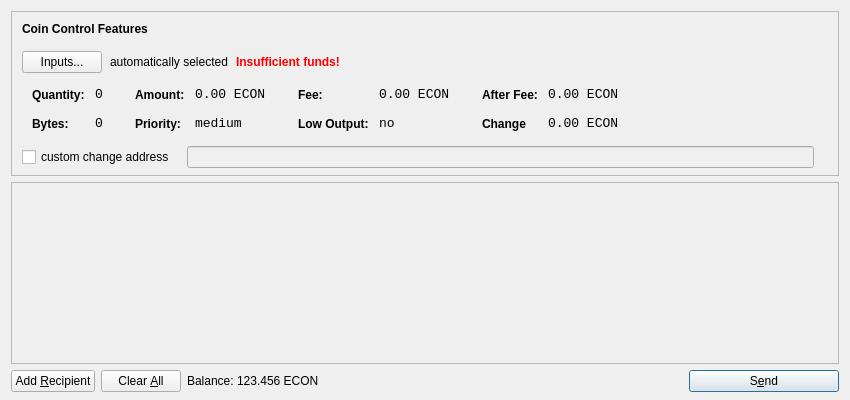
<?xml version="1.0" encoding="UTF-8"?>
<ui version="4.0">
 <class>SendCoinsDialog</class>
 <widget class="QDialog" name="SendCoinsDialog">
  <property name="geometry">
   <rect>
    <x>0</x>
    <y>0</y>
    <width>850</width>
    <height>400</height>
   </rect>
  </property>
  <property name="windowTitle">
   <string>Send Coins</string>
  </property>
  <layout class="QVBoxLayout" name="verticalLayout" stretch="0,1,0">
   <property name="bottomMargin">
    <number>8</number>
   </property>
   <item>
    <widget class="QFrame" name="frameCoinControl">
     <property name="sizePolicy">
      <sizepolicy hsizetype="Expanding" vsizetype="Expanding">
       <horstretch>0</horstretch>
       <verstretch>0</verstretch>
      </sizepolicy>
     </property>
     <property name="maximumSize">
      <size>
       <width>16777215</width>
       <height>16777215</height>
      </size>
     </property>
     <property name="frameShape">
      <enum>QFrame::StyledPanel</enum>
     </property>
     <property name="frameShadow">
      <enum>QFrame::Sunken</enum>
     </property>
     <layout class="QVBoxLayout" name="verticalLayoutCoinControl2">
      <property name="spacing">
       <number>-1</number>
      </property>
      <property name="leftMargin">
       <number>0</number>
      </property>
      <property name="topMargin">
       <number>0</number>
      </property>
      <property name="rightMargin">
       <number>0</number>
      </property>
      <property name="bottomMargin">
       <number>6</number>
      </property>
      <item>
       <layout class="QVBoxLayout" name="verticalLayoutCoinControl" stretch="0,0,0,0,1">
        <property name="spacing">
         <number>0</number>
        </property>
        <property name="leftMargin">
         <number>10</number>
        </property>
        <property name="topMargin">
         <number>10</number>
        </property>
        <item>
         <layout class="QHBoxLayout" name="horizontalLayoutCoinControl1">
          <property name="bottomMargin">
           <number>15</number>
          </property>
          <item>
           <widget class="QLabel" name="labelCoinControlFeatures">
            <property name="sizePolicy">
             <sizepolicy hsizetype="Preferred" vsizetype="Maximum">
              <horstretch>0</horstretch>
              <verstretch>0</verstretch>
             </sizepolicy>
            </property>
            <property name="font">
             <font>
              <weight>75</weight>
              <bold>true</bold>
             </font>
            </property>
            <property name="styleSheet">
             <string notr="true">font-weight:bold;</string>
            </property>
            <property name="text">
             <string>Coin Control Features</string>
            </property>
           </widget>
          </item>
         </layout>
        </item>
        <item>
         <layout class="QHBoxLayout" name="horizontalLayoutCoinControl2" stretch="0,0,0,0">
          <property name="spacing">
           <number>8</number>
          </property>
          <property name="bottomMargin">
           <number>10</number>
          </property>
          <item>
           <widget class="QPushButton" name="pushButtonCoinControl">
            <property name="styleSheet">
             <string notr="true"/>
            </property>
            <property name="text">
             <string>Inputs...</string>
            </property>
           </widget>
          </item>
          <item>
           <widget class="QLabel" name="labelCoinControlAutomaticallySelected">
            <property name="text">
             <string>automatically selected</string>
            </property>
            <property name="margin">
             <number>5</number>
            </property>
           </widget>
          </item>
          <item>
           <widget class="QLabel" name="labelCoinControlInsuffFunds">
            <property name="font">
             <font>
              <weight>75</weight>
              <bold>true</bold>
             </font>
            </property>
            <property name="styleSheet">
             <string notr="true">color:red;font-weight:bold;</string>
            </property>
            <property name="text">
             <string>Insufficient funds!</string>
            </property>
            <property name="margin">
             <number>5</number>
            </property>
           </widget>
          </item>
          <item>
           <spacer name="horizontalSpacerCoinControl">
            <property name="orientation">
             <enum>Qt::Horizontal</enum>
            </property>
            <property name="sizeHint" stdset="0">
             <size>
              <width>40</width>
              <height>1</height>
             </size>
            </property>
           </spacer>
          </item>
         </layout>
        </item>
        <item>
         <widget class="QWidget" name="widgetCoinControl" native="true">
          <property name="sizePolicy">
           <sizepolicy hsizetype="Preferred" vsizetype="Preferred">
            <horstretch>0</horstretch>
            <verstretch>0</verstretch>
           </sizepolicy>
          </property>
          <property name="minimumSize">
           <size>
            <width>0</width>
            <height>0</height>
           </size>
          </property>
          <property name="styleSheet">
           <string notr="true"/>
          </property>
          <layout class="QHBoxLayout" name="horizontalLayoutCoinControl5">
           <property name="margin">
            <number>0</number>
           </property>
           <item>
            <layout class="QHBoxLayout" name="horizontalLayoutCoinControl3" stretch="0,0,0,1">
             <property name="spacing">
              <number>20</number>
             </property>
             <property name="topMargin">
              <number>0</number>
             </property>
             <property name="bottomMargin">
              <number>10</number>
             </property>
             <item>
              <layout class="QFormLayout" name="formLayoutCoinControl1">
               <property name="horizontalSpacing">
                <number>10</number>
               </property>
               <property name="verticalSpacing">
                <number>14</number>
               </property>
               <property name="leftMargin">
                <number>10</number>
               </property>
               <property name="topMargin">
                <number>4</number>
               </property>
               <property name="rightMargin">
                <number>6</number>
               </property>
               <item row="0" column="0">
                <widget class="QLabel" name="labelCoinControlQuantityText">
                 <property name="styleSheet">
                  <string notr="true">font-weight:bold;</string>
                 </property>
                 <property name="text">
                  <string>Quantity:</string>
                 </property>
                 <property name="margin">
                  <number>0</number>
                 </property>
                </widget>
               </item>
               <item row="0" column="1">
                <widget class="QLabel" name="labelCoinControlQuantity">
                 <property name="font">
                  <font>
                   <family>Monospace</family>
                   <pointsize>10</pointsize>
                  </font>
                 </property>
                 <property name="cursor">
                  <cursorShape>IBeamCursor</cursorShape>
                 </property>
                 <property name="contextMenuPolicy">
                  <enum>Qt::ActionsContextMenu</enum>
                 </property>
                 <property name="text">
                  <string>0</string>
                 </property>
                 <property name="margin">
                  <number>0</number>
                 </property>
                 <property name="textInteractionFlags">
                  <set>Qt::LinksAccessibleByMouse|Qt::TextSelectableByKeyboard|Qt::TextSelectableByMouse</set>
                 </property>
                </widget>
               </item>
               <item row="1" column="0">
                <widget class="QLabel" name="labelCoinControlBytesText">
                 <property name="styleSheet">
                  <string notr="true">font-weight:bold;</string>
                 </property>
                 <property name="text">
                  <string>Bytes:</string>
                 </property>
                </widget>
               </item>
               <item row="1" column="1">
                <widget class="QLabel" name="labelCoinControlBytes">
                 <property name="font">
                  <font>
                   <family>Monospace</family>
                   <pointsize>10</pointsize>
                  </font>
                 </property>
                 <property name="cursor">
                  <cursorShape>IBeamCursor</cursorShape>
                 </property>
                 <property name="contextMenuPolicy">
                  <enum>Qt::ActionsContextMenu</enum>
                 </property>
                 <property name="text">
                  <string>0</string>
                 </property>
                 <property name="textInteractionFlags">
                  <set>Qt::LinksAccessibleByMouse|Qt::TextSelectableByKeyboard|Qt::TextSelectableByMouse</set>
                 </property>
                </widget>
               </item>
              </layout>
             </item>
             <item>
              <layout class="QFormLayout" name="formLayoutCoinControl2">
               <property name="horizontalSpacing">
                <number>10</number>
               </property>
               <property name="verticalSpacing">
                <number>14</number>
               </property>
               <property name="leftMargin">
                <number>6</number>
               </property>
               <property name="topMargin">
                <number>4</number>
               </property>
               <property name="rightMargin">
                <number>6</number>
               </property>
               <item row="0" column="0">
                <widget class="QLabel" name="labelCoinControlAmountText">
                 <property name="styleSheet">
                  <string notr="true">font-weight:bold;</string>
                 </property>
                 <property name="text">
                  <string>Amount:</string>
                 </property>
                 <property name="margin">
                  <number>0</number>
                 </property>
                </widget>
               </item>
               <item row="0" column="1">
                <widget class="QLabel" name="labelCoinControlAmount">
                 <property name="font">
                  <font>
                   <family>Monospace</family>
                   <pointsize>10</pointsize>
                  </font>
                 </property>
                 <property name="cursor">
                  <cursorShape>IBeamCursor</cursorShape>
                 </property>
                 <property name="contextMenuPolicy">
                  <enum>Qt::ActionsContextMenu</enum>
                 </property>
                 <property name="text">
                  <string>0.00 ECON</string>
                 </property>
                 <property name="textInteractionFlags">
                  <set>Qt::LinksAccessibleByMouse|Qt::TextSelectableByKeyboard|Qt::TextSelectableByMouse</set>
                 </property>
                </widget>
               </item>
               <item row="1" column="0">
                <widget class="QLabel" name="labelCoinControlPriorityText">
                 <property name="styleSheet">
                  <string notr="true">font-weight:bold;</string>
                 </property>
                 <property name="text">
                  <string>Priority:</string>
                 </property>
                </widget>
               </item>
               <item row="1" column="1">
                <widget class="QLabel" name="labelCoinControlPriority">
                 <property name="font">
                  <font>
                   <family>Monospace</family>
                   <pointsize>10</pointsize>
                  </font>
                 </property>
                 <property name="cursor">
                  <cursorShape>IBeamCursor</cursorShape>
                 </property>
                 <property name="contextMenuPolicy">
                  <enum>Qt::ActionsContextMenu</enum>
                 </property>
                 <property name="text">
                  <string>medium</string>
                 </property>
                 <property name="textInteractionFlags">
                  <set>Qt::LinksAccessibleByMouse|Qt::TextSelectableByKeyboard|Qt::TextSelectableByMouse</set>
                 </property>
                </widget>
               </item>
              </layout>
             </item>
             <item>
              <layout class="QFormLayout" name="formLayoutCoinControl3">
               <property name="horizontalSpacing">
                <number>10</number>
               </property>
               <property name="verticalSpacing">
                <number>14</number>
               </property>
               <property name="leftMargin">
                <number>6</number>
               </property>
               <property name="topMargin">
                <number>4</number>
               </property>
               <property name="rightMargin">
                <number>6</number>
               </property>
               <item row="0" column="0">
                <widget class="QLabel" name="labelCoinControlFeeText">
                 <property name="styleSheet">
                  <string notr="true">font-weight:bold;</string>
                 </property>
                 <property name="text">
                  <string>Fee:</string>
                 </property>
                 <property name="margin">
                  <number>0</number>
                 </property>
                </widget>
               </item>
               <item row="0" column="1">
                <widget class="QLabel" name="labelCoinControlFee">
                 <property name="font">
                  <font>
                   <family>Monospace</family>
                   <pointsize>10</pointsize>
                  </font>
                 </property>
                 <property name="cursor">
                  <cursorShape>IBeamCursor</cursorShape>
                 </property>
                 <property name="contextMenuPolicy">
                  <enum>Qt::ActionsContextMenu</enum>
                 </property>
                 <property name="text">
                  <string>0.00 ECON</string>
                 </property>
                 <property name="textInteractionFlags">
                  <set>Qt::LinksAccessibleByMouse|Qt::TextSelectableByKeyboard|Qt::TextSelectableByMouse</set>
                 </property>
                </widget>
               </item>
               <item row="1" column="0">
                <widget class="QLabel" name="labelCoinControlLowOutputText">
                 <property name="styleSheet">
                  <string notr="true">font-weight:bold;</string>
                 </property>
                 <property name="text">
                  <string>Low Output:</string>
                 </property>
                </widget>
               </item>
               <item row="1" column="1">
                <widget class="QLabel" name="labelCoinControlLowOutput">
                 <property name="font">
                  <font>
                   <family>Monospace</family>
                   <pointsize>10</pointsize>
                  </font>
                 </property>
                 <property name="cursor">
                  <cursorShape>IBeamCursor</cursorShape>
                 </property>
                 <property name="contextMenuPolicy">
                  <enum>Qt::ActionsContextMenu</enum>
                 </property>
                 <property name="text">
                  <string>no</string>
                 </property>
                 <property name="textInteractionFlags">
                  <set>Qt::LinksAccessibleByMouse|Qt::TextSelectableByKeyboard|Qt::TextSelectableByMouse</set>
                 </property>
                </widget>
               </item>
              </layout>
             </item>
             <item>
              <layout class="QFormLayout" name="formLayoutCoinControl4">
               <property name="horizontalSpacing">
                <number>10</number>
               </property>
               <property name="verticalSpacing">
                <number>14</number>
               </property>
               <property name="leftMargin">
                <number>6</number>
               </property>
               <property name="topMargin">
                <number>4</number>
               </property>
               <property name="rightMargin">
                <number>6</number>
               </property>
               <item row="0" column="0">
                <widget class="QLabel" name="labelCoinControlAfterFeeText">
                 <property name="styleSheet">
                  <string notr="true">font-weight:bold;</string>
                 </property>
                 <property name="text">
                  <string>After Fee:</string>
                 </property>
                 <property name="margin">
                  <number>0</number>
                 </property>
                </widget>
               </item>
               <item row="0" column="1">
                <widget class="QLabel" name="labelCoinControlAfterFee">
                 <property name="font">
                  <font>
                   <family>Monospace</family>
                   <pointsize>10</pointsize>
                  </font>
                 </property>
                 <property name="cursor">
                  <cursorShape>IBeamCursor</cursorShape>
                 </property>
                 <property name="contextMenuPolicy">
                  <enum>Qt::ActionsContextMenu</enum>
                 </property>
                 <property name="text">
                  <string>0.00 ECON</string>
                 </property>
                 <property name="textInteractionFlags">
                  <set>Qt::LinksAccessibleByMouse|Qt::TextSelectableByKeyboard|Qt::TextSelectableByMouse</set>
                 </property>
                </widget>
               </item>
               <item row="1" column="0">
                <widget class="QLabel" name="labelCoinControlChangeText">
                 <property name="styleSheet">
                  <string notr="true">font-weight:bold;</string>
                 </property>
                 <property name="text">
                  <string>Change</string>
                 </property>
                </widget>
               </item>
               <item row="1" column="1">
                <widget class="QLabel" name="labelCoinControlChange">
                 <property name="font">
                  <font>
                   <family>Monospace</family>
                   <pointsize>10</pointsize>
                  </font>
                 </property>
                 <property name="cursor">
                  <cursorShape>IBeamCursor</cursorShape>
                 </property>
                 <property name="contextMenuPolicy">
                  <enum>Qt::ActionsContextMenu</enum>
                 </property>
                 <property name="text">
                  <string>0.00 ECON</string>
                 </property>
                 <property name="textInteractionFlags">
                  <set>Qt::LinksAccessibleByMouse|Qt::TextSelectableByKeyboard|Qt::TextSelectableByMouse</set>
                 </property>
                </widget>
               </item>
              </layout>
             </item>
            </layout>
           </item>
          </layout>
         </widget>
        </item>
        <item>
         <layout class="QHBoxLayout" name="horizontalLayoutCoinControl4" stretch="0,0,0">
          <property name="spacing">
           <number>12</number>
          </property>
          <property name="sizeConstraint">
           <enum>QLayout::SetDefaultConstraint</enum>
          </property>
          <property name="topMargin">
           <number>5</number>
          </property>
          <property name="rightMargin">
           <number>5</number>
          </property>
          <item>
           <widget class="QCheckBox" name="checkBoxCoinControlChange">
            <property name="text">
             <string>custom change address</string>
            </property>
           </widget>
          </item>
          <item>
           <widget class="QLineEdit" name="lineEditCoinControlChange">
            <property name="enabled">
             <bool>false</bool>
            </property>
            <property name="sizePolicy">
             <sizepolicy hsizetype="Expanding" vsizetype="Fixed">
              <horstretch>0</horstretch>
              <verstretch>0</verstretch>
             </sizepolicy>
            </property>
           </widget>
          </item>
          <item>
           <widget class="QLabel" name="labelCoinControlChangeLabel">
            <property name="sizePolicy">
             <sizepolicy hsizetype="Preferred" vsizetype="Expanding">
              <horstretch>0</horstretch>
              <verstretch>0</verstretch>
             </sizepolicy>
            </property>
            <property name="minimumSize">
             <size>
              <width>0</width>
              <height>0</height>
             </size>
            </property>
            <property name="text">
             <string/>
            </property>
            <property name="margin">
             <number>3</number>
            </property>
           </widget>
          </item>
         </layout>
        </item>
        <item>
         <spacer name="verticalSpacerCoinControl">
          <property name="orientation">
           <enum>Qt::Vertical</enum>
          </property>
          <property name="sizeHint" stdset="0">
           <size>
            <width>800</width>
            <height>1</height>
           </size>
          </property>
         </spacer>
        </item>
       </layout>
      </item>
     </layout>
    </widget>
   </item>
   <item>
    <widget class="QScrollArea" name="scrollArea">
     <property name="widgetResizable">
      <bool>true</bool>
     </property>
     <widget class="QWidget" name="scrollAreaWidgetContents">
      <property name="geometry">
       <rect>
        <x>0</x>
        <y>0</y>
        <width>830</width>
        <height>165</height>
       </rect>
      </property>
      <layout class="QVBoxLayout" name="verticalLayout_2">
       <property name="margin">
        <number>0</number>
       </property>
       <item>
        <layout class="QVBoxLayout" name="entries">
         <property name="spacing">
          <number>6</number>
         </property>
        </layout>
       </item>
       <item>
        <spacer name="verticalSpacer">
         <property name="orientation">
          <enum>Qt::Vertical</enum>
         </property>
         <property name="sizeHint" stdset="0">
          <size>
           <width>20</width>
           <height>40</height>
          </size>
         </property>
        </spacer>
       </item>
      </layout>
     </widget>
    </widget>
   </item>
   <item>
    <layout class="QHBoxLayout" name="horizontalLayout">
     <item>
      <widget class="QPushButton" name="addButton">
       <property name="toolTip">
        <string>Send to multiple recipients at once</string>
       </property>
       <property name="text">
        <string>Add &amp;Recipient</string>
       </property>
       <property name="icon">
        <iconset resource="../bitcoin.qrc">
         <normaloff>:/icons/add</normaloff>:/icons/add</iconset>
       </property>
       <property name="autoDefault">
        <bool>false</bool>
       </property>
      </widget>
     </item>
     <item>
      <widget class="QPushButton" name="clearButton">
       <property name="sizePolicy">
        <sizepolicy hsizetype="Minimum" vsizetype="Fixed">
         <horstretch>0</horstretch>
         <verstretch>0</verstretch>
        </sizepolicy>
       </property>
       <property name="toolTip">
        <string>Remove all transaction fields</string>
       </property>
       <property name="text">
        <string>Clear &amp;All</string>
       </property>
       <property name="icon">
        <iconset resource="../bitcoin.qrc">
         <normaloff>:/icons/remove</normaloff>:/icons/remove</iconset>
       </property>
       <property name="autoRepeatDelay">
        <number>300</number>
       </property>
       <property name="autoDefault">
        <bool>false</bool>
       </property>
      </widget>
     </item>
     <item>
      <layout class="QHBoxLayout" name="horizontalLayout_2">
       <property name="spacing">
        <number>3</number>
       </property>
       <item>
        <widget class="QLabel" name="label">
         <property name="sizePolicy">
          <sizepolicy hsizetype="Preferred" vsizetype="Fixed">
           <horstretch>0</horstretch>
           <verstretch>0</verstretch>
          </sizepolicy>
         </property>
         <property name="text">
          <string>Balance:</string>
         </property>
        </widget>
       </item>
       <item>
        <widget class="QLabel" name="labelBalance">
         <property name="sizePolicy">
          <sizepolicy hsizetype="Preferred" vsizetype="Fixed">
           <horstretch>0</horstretch>
           <verstretch>0</verstretch>
          </sizepolicy>
         </property>
         <property name="cursor">
          <cursorShape>IBeamCursor</cursorShape>
         </property>
         <property name="text">
          <string>123.456 ECON</string>
         </property>
         <property name="textInteractionFlags">
          <set>Qt::LinksAccessibleByMouse|Qt::TextSelectableByKeyboard|Qt::TextSelectableByMouse</set>
         </property>
        </widget>
       </item>
      </layout>
     </item>
     <item>
      <spacer name="horizontalSpacer">
       <property name="orientation">
        <enum>Qt::Horizontal</enum>
       </property>
       <property name="sizeHint" stdset="0">
        <size>
         <width>40</width>
         <height>20</height>
        </size>
       </property>
      </spacer>
     </item>
     <item>
      <widget class="QPushButton" name="sendButton">
       <property name="minimumSize">
        <size>
         <width>150</width>
         <height>0</height>
        </size>
       </property>
       <property name="toolTip">
        <string>Confirm the send action</string>
       </property>
       <property name="text">
        <string>S&amp;end</string>
       </property>
       <property name="icon">
        <iconset resource="../bitcoin.qrc">
         <normaloff>:/icons/send</normaloff>:/icons/send</iconset>
       </property>
       <property name="default">
        <bool>true</bool>
       </property>
      </widget>
     </item>
    </layout>
   </item>
  </layout>
 </widget>
 <resources>
  <include location="../bitcoin.qrc"/>
 </resources>
 <connections/>
</ui>
